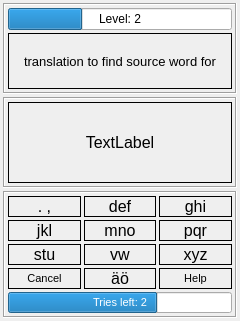
<ui version="4.0" >
 <class>TrainerDialog</class>
 <widget class="QDialog" name="TrainerDialog" >
  <property name="geometry" >
   <rect>
    <x>0</x>
    <y>0</y>
    <width>240</width>
    <height>321</height>
   </rect>
  </property>
  <property name="windowTitle" >
   <string>Trainer</string>
  </property>
  <layout class="QHBoxLayout" name="horizontalLayout_2" >
   <property name="spacing" >
    <number>3</number>
   </property>
   <property name="margin" >
    <number>3</number>
   </property>
   <item>
    <layout class="QVBoxLayout" name="verticalLayout_2" >
     <item>
      <widget class="QFrame" name="frmQuestion" >
       <property name="frameShape" >
        <enum>QFrame::Box</enum>
       </property>
       <property name="frameShadow" >
        <enum>QFrame::Sunken</enum>
       </property>
       <layout class="QVBoxLayout" name="verticalLayout_3" >
        <property name="spacing" >
         <number>3</number>
        </property>
        <property name="margin" >
         <number>3</number>
        </property>
        <item>
         <widget class="QProgressBar" name="mark" >
          <property name="minimum" >
           <number>1</number>
          </property>
          <property name="maximum" >
           <number>4</number>
          </property>
          <property name="value" >
           <number>2</number>
          </property>
          <property name="alignment" >
           <set>Qt::AlignCenter</set>
          </property>
          <property name="format" >
           <string>Level: %v</string>
          </property>
         </widget>
        </item>
        <item>
         <widget class="QLabel" name="laQuestion" >
          <property name="sizePolicy" >
           <sizepolicy vsizetype="Expanding" hsizetype="Preferred" >
            <horstretch>0</horstretch>
            <verstretch>0</verstretch>
           </sizepolicy>
          </property>
          <property name="font" >
           <font>
            <pointsize>10</pointsize>
           </font>
          </property>
          <property name="frameShape" >
           <enum>QFrame::Box</enum>
          </property>
          <property name="text" >
           <string>translation to find source word for</string>
          </property>
          <property name="alignment" >
           <set>Qt::AlignCenter</set>
          </property>
          <property name="wordWrap" >
           <bool>true</bool>
          </property>
         </widget>
        </item>
       </layout>
      </widget>
     </item>
     <item>
      <widget class="QFrame" name="frmAnswer" >
       <property name="frameShape" >
        <enum>QFrame::Box</enum>
       </property>
       <property name="frameShadow" >
        <enum>QFrame::Sunken</enum>
       </property>
       <layout class="QVBoxLayout" name="verticalLayout_4" >
        <property name="spacing" >
         <number>3</number>
        </property>
        <property name="margin" >
         <number>3</number>
        </property>
        <item>
         <widget class="QLabel" name="laAnswer" >
          <property name="sizePolicy" >
           <sizepolicy vsizetype="Expanding" hsizetype="Preferred" >
            <horstretch>0</horstretch>
            <verstretch>0</verstretch>
           </sizepolicy>
          </property>
          <property name="font" >
           <font>
            <pointsize>12</pointsize>
           </font>
          </property>
          <property name="frameShape" >
           <enum>QFrame::Box</enum>
          </property>
          <property name="text" >
           <string>TextLabel</string>
          </property>
          <property name="alignment" >
           <set>Qt::AlignCenter</set>
          </property>
          <property name="wordWrap" >
           <bool>true</bool>
          </property>
         </widget>
        </item>
       </layout>
      </widget>
     </item>
     <item>
      <widget class="QFrame" name="frmKeypad" >
       <property name="frameShape" >
        <enum>QFrame::Box</enum>
       </property>
       <property name="frameShadow" >
        <enum>QFrame::Sunken</enum>
       </property>
       <layout class="QVBoxLayout" name="verticalLayout" >
        <property name="spacing" >
         <number>3</number>
        </property>
        <property name="margin" >
         <number>3</number>
        </property>
        <item>
         <layout class="QGridLayout" name="gridLayout" >
          <item row="1" column="0" >
           <widget class="QLabel" name="la4" >
            <property name="font" >
             <font>
              <pointsize>12</pointsize>
             </font>
            </property>
            <property name="frameShape" >
             <enum>QFrame::Box</enum>
            </property>
            <property name="frameShadow" >
             <enum>QFrame::Plain</enum>
            </property>
            <property name="text" >
             <string>jkl</string>
            </property>
            <property name="alignment" >
             <set>Qt::AlignCenter</set>
            </property>
           </widget>
          </item>
          <item row="2" column="0" >
           <widget class="QLabel" name="la7" >
            <property name="font" >
             <font>
              <pointsize>12</pointsize>
             </font>
            </property>
            <property name="frameShape" >
             <enum>QFrame::Box</enum>
            </property>
            <property name="frameShadow" >
             <enum>QFrame::Plain</enum>
            </property>
            <property name="text" >
             <string>stu</string>
            </property>
            <property name="alignment" >
             <set>Qt::AlignCenter</set>
            </property>
           </widget>
          </item>
          <item row="3" column="0" >
           <widget class="QLabel" name="laLeftCmd" >
            <property name="font" >
             <font>
              <pointsize>8</pointsize>
             </font>
            </property>
            <property name="frameShape" >
             <enum>QFrame::Box</enum>
            </property>
            <property name="frameShadow" >
             <enum>QFrame::Plain</enum>
            </property>
            <property name="text" >
             <string>Cancel</string>
            </property>
            <property name="alignment" >
             <set>Qt::AlignCenter</set>
            </property>
           </widget>
          </item>
          <item row="1" column="1" >
           <widget class="QLabel" name="la5" >
            <property name="font" >
             <font>
              <pointsize>12</pointsize>
             </font>
            </property>
            <property name="frameShape" >
             <enum>QFrame::Box</enum>
            </property>
            <property name="frameShadow" >
             <enum>QFrame::Plain</enum>
            </property>
            <property name="text" >
             <string>mno</string>
            </property>
            <property name="alignment" >
             <set>Qt::AlignCenter</set>
            </property>
           </widget>
          </item>
          <item row="0" column="1" >
           <widget class="QLabel" name="la2" >
            <property name="font" >
             <font>
              <pointsize>12</pointsize>
             </font>
            </property>
            <property name="frameShape" >
             <enum>QFrame::Box</enum>
            </property>
            <property name="frameShadow" >
             <enum>QFrame::Plain</enum>
            </property>
            <property name="text" >
             <string>def</string>
            </property>
            <property name="alignment" >
             <set>Qt::AlignCenter</set>
            </property>
           </widget>
          </item>
          <item row="1" column="2" >
           <widget class="QLabel" name="la6" >
            <property name="font" >
             <font>
              <pointsize>12</pointsize>
             </font>
            </property>
            <property name="frameShape" >
             <enum>QFrame::Box</enum>
            </property>
            <property name="frameShadow" >
             <enum>QFrame::Plain</enum>
            </property>
            <property name="text" >
             <string>pqr</string>
            </property>
            <property name="alignment" >
             <set>Qt::AlignCenter</set>
            </property>
           </widget>
          </item>
          <item row="2" column="1" >
           <widget class="QLabel" name="la8" >
            <property name="font" >
             <font>
              <pointsize>12</pointsize>
             </font>
            </property>
            <property name="frameShape" >
             <enum>QFrame::Box</enum>
            </property>
            <property name="frameShadow" >
             <enum>QFrame::Plain</enum>
            </property>
            <property name="text" >
             <string>vw</string>
            </property>
            <property name="alignment" >
             <set>Qt::AlignCenter</set>
            </property>
           </widget>
          </item>
          <item row="3" column="1" >
           <widget class="QLabel" name="la0" >
            <property name="font" >
             <font>
              <pointsize>12</pointsize>
             </font>
            </property>
            <property name="frameShape" >
             <enum>QFrame::Box</enum>
            </property>
            <property name="frameShadow" >
             <enum>QFrame::Plain</enum>
            </property>
            <property name="text" >
             <string>äö</string>
            </property>
            <property name="alignment" >
             <set>Qt::AlignCenter</set>
            </property>
           </widget>
          </item>
          <item row="3" column="2" >
           <widget class="QLabel" name="laRightCmd" >
            <property name="font" >
             <font>
              <pointsize>8</pointsize>
             </font>
            </property>
            <property name="frameShape" >
             <enum>QFrame::Box</enum>
            </property>
            <property name="frameShadow" >
             <enum>QFrame::Plain</enum>
            </property>
            <property name="text" >
             <string>Help</string>
            </property>
            <property name="alignment" >
             <set>Qt::AlignCenter</set>
            </property>
           </widget>
          </item>
          <item row="2" column="2" >
           <widget class="QLabel" name="la9" >
            <property name="font" >
             <font>
              <pointsize>12</pointsize>
             </font>
            </property>
            <property name="frameShape" >
             <enum>QFrame::Box</enum>
            </property>
            <property name="frameShadow" >
             <enum>QFrame::Plain</enum>
            </property>
            <property name="text" >
             <string>xyz</string>
            </property>
            <property name="alignment" >
             <set>Qt::AlignCenter</set>
            </property>
           </widget>
          </item>
          <item row="0" column="2" >
           <widget class="QLabel" name="la3" >
            <property name="font" >
             <font>
              <pointsize>12</pointsize>
             </font>
            </property>
            <property name="frameShape" >
             <enum>QFrame::Box</enum>
            </property>
            <property name="frameShadow" >
             <enum>QFrame::Plain</enum>
            </property>
            <property name="text" >
             <string>ghi</string>
            </property>
            <property name="alignment" >
             <set>Qt::AlignCenter</set>
            </property>
           </widget>
          </item>
          <item row="0" column="0" >
           <widget class="QLabel" name="la1" >
            <property name="font" >
             <font>
              <pointsize>12</pointsize>
             </font>
            </property>
            <property name="frameShape" >
             <enum>QFrame::Box</enum>
            </property>
            <property name="frameShadow" >
             <enum>QFrame::Plain</enum>
            </property>
            <property name="text" >
             <string>. ,</string>
            </property>
            <property name="alignment" >
             <set>Qt::AlignCenter</set>
            </property>
           </widget>
          </item>
         </layout>
        </item>
        <item>
         <widget class="QProgressBar" name="progressBar" >
          <property name="font" >
           <font>
            <pointsize>8</pointsize>
           </font>
          </property>
          <property name="maximum" >
           <number>3</number>
          </property>
          <property name="value" >
           <number>2</number>
          </property>
          <property name="alignment" >
           <set>Qt::AlignCenter</set>
          </property>
          <property name="format" >
           <string>Tries left: %v</string>
          </property>
         </widget>
        </item>
       </layout>
      </widget>
     </item>
    </layout>
   </item>
  </layout>
 </widget>
 <resources/>
 <connections/>
 <slots>
  <slot>showHints()</slot>
 </slots>
</ui>
